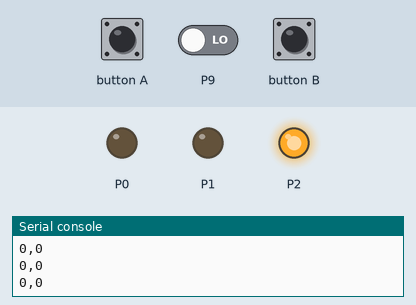
This program was run on a simulated BBC micro:bit (MakeCode). Shown: output pins drawn as LEDs (lit = HIGH), the last lines printed to the serial console. The inputs (shaded band) are chosen by the test bench; at power-on: P9 LOW.

Above: at 2.5 s.
At 5.5 s:
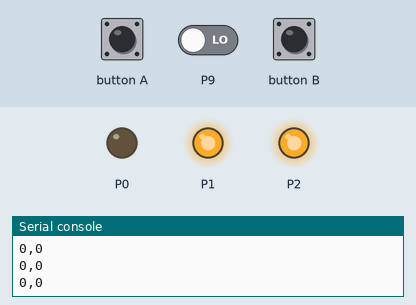
At 8.5 s:
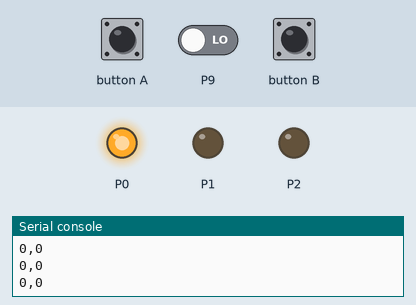
At 11.5 s:
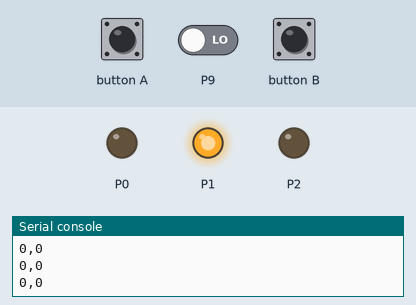
Timing chart, 0 to 15.6 s (numbered marks = the images above):
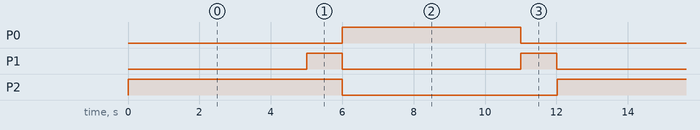

The program:

main.ts
```typescript
let zoldhossz = 0
let gyalogosok = 0
let forgalom = 0
let forgalom_uj = 0
let forgalom_regi = 0
pins.onPulsed(DigitalPin.P9, PulseValue.High, function () {
    zoldhossz = 0
    gyalogosok += 1
})
input.onButtonPressed(Button.B, function () {
    forgalom = 0
    gyalogosok = 0
})
basic.forever(function () {
    pins.digitalWritePin(DigitalPin.P2, 1)
    basic.pause(5000)
    pins.digitalWritePin(DigitalPin.P1, 1)
    basic.pause(1000)
    pins.digitalWritePin(DigitalPin.P2, 0)
    pins.digitalWritePin(DigitalPin.P1, 0)
    pins.digitalWritePin(DigitalPin.P0, 1)
    zoldhossz = 5
    while (zoldhossz > 0) {
        zoldhossz += -1
        basic.pause(1000)
    }
    pins.digitalWritePin(DigitalPin.P0, 0)
    pins.digitalWritePin(DigitalPin.P1, 1)
    basic.pause(1000)
    pins.digitalWritePin(DigitalPin.P1, 0)
})
basic.forever(function () {
    forgalom_uj = pins.digitalReadPin(DigitalPin.P5)
    if (forgalom_regi != forgalom_uj && forgalom_uj == 0) {
        forgalom += 1
    }
    forgalom_regi = forgalom_uj
    basic.pause(10)
})
basic.forever(function () {
    serial.writeNumbers([forgalom, gyalogosok])
    basic.pause(1000)
})
```

test.ts
```typescript
// ide kerülnek a tesztek; a rendszer ezt nem kompilálja, ha a csomagot bővítményként használják.
```

Measured:
- by itself, P0: alternates HIGH for 5.0 s and LOW for 7.0 s
- by itself, P1: alternates HIGH for 1.0 s and LOW for 5.0 s
- by itself, P2: alternates HIGH for 6.0 s and LOW for 6.0 s
